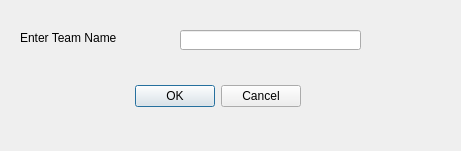
<?xml version="1.0" encoding="UTF-8"?>
<ui version="4.0">
 <class>NewTeamDialog</class>
 <widget class="QDialog" name="NewTeamDialog">
  <property name="geometry">
   <rect>
    <x>0</x>
    <y>0</y>
    <width>461</width>
    <height>151</height>
   </rect>
  </property>
  <property name="windowTitle">
   <string>Create New Team</string>
  </property>
  <widget class="QDialogButtonBox" name="buttonBox">
   <property name="geometry">
    <rect>
     <x>120</x>
     <y>80</y>
     <width>181</width>
     <height>32</height>
    </rect>
   </property>
   <property name="orientation">
    <enum>Qt::Horizontal</enum>
   </property>
   <property name="standardButtons">
    <set>QDialogButtonBox::Cancel|QDialogButtonBox::Ok</set>
   </property>
  </widget>
  <widget class="QLabel" name="label">
   <property name="geometry">
    <rect>
     <x>20</x>
     <y>30</y>
     <width>141</width>
     <height>16</height>
    </rect>
   </property>
   <property name="text">
    <string>Enter Team Name</string>
   </property>
  </widget>
  <widget class="QLineEdit" name="lineEdit">
   <property name="geometry">
    <rect>
     <x>180</x>
     <y>30</y>
     <width>181</width>
     <height>20</height>
    </rect>
   </property>
  </widget>
 </widget>
 <resources/>
 <connections>
  <connection>
   <sender>buttonBox</sender>
   <signal>accepted()</signal>
   <receiver>NewTeamDialog</receiver>
   <slot>accept()</slot>
   <hints>
    <hint type="sourcelabel">
     <x>248</x>
     <y>254</y>
    </hint>
    <hint type="destinationlabel">
     <x>157</x>
     <y>274</y>
    </hint>
   </hints>
  </connection>
  <connection>
   <sender>buttonBox</sender>
   <signal>rejected()</signal>
   <receiver>NewTeamDialog</receiver>
   <slot>reject()</slot>
   <hints>
    <hint type="sourcelabel">
     <x>316</x>
     <y>260</y>
    </hint>
    <hint type="destinationlabel">
     <x>286</x>
     <y>274</y>
    </hint>
   </hints>
  </connection>
 </connections>
</ui>
